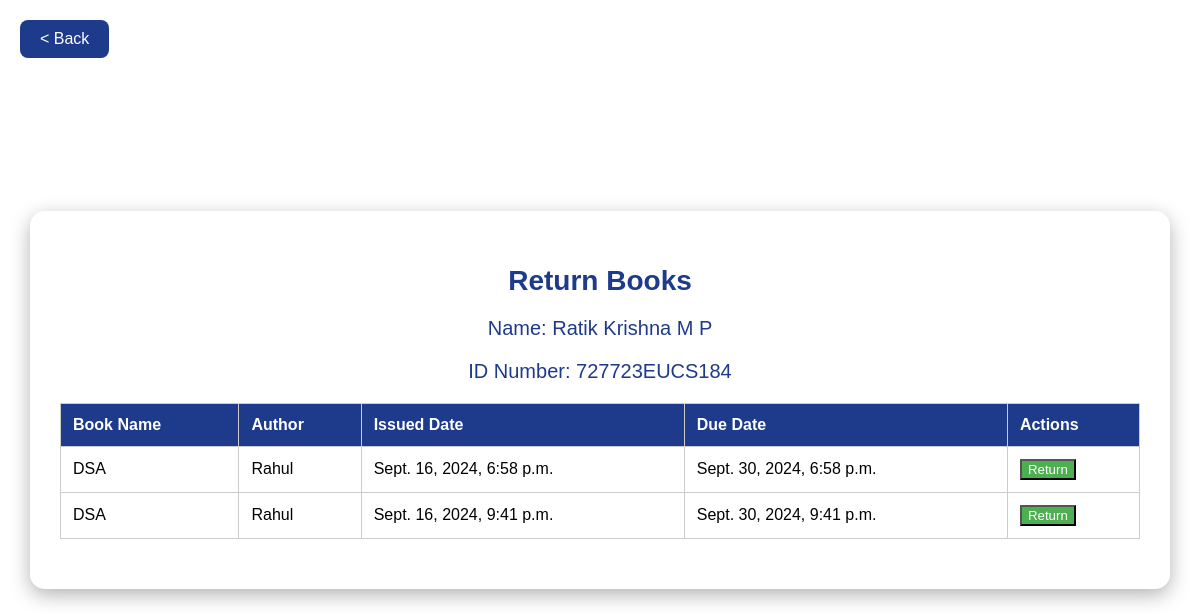
/Library/return/ (signed in), run on an earlier commit of the app's database.
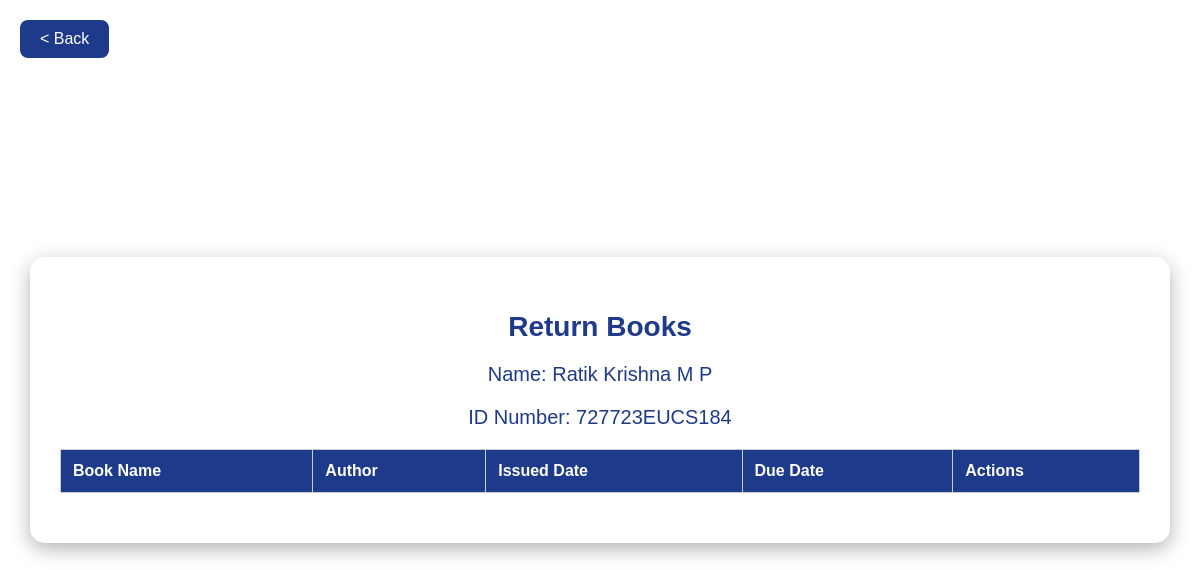
And on a later commit of the database.
### LibMS/models.py (models this page shows, shortened)
class BookIssue(models.Model):
    faculty = models.ForeignKey(Faculty, on_delete=models.CASCADE)
    book = models.ForeignKey(Book, on_delete=models.CASCADE)
    issue_date = models.DateTimeField(default=timezone.now)
    due_date = models.DateTimeField()  # You can set this dynamically based on borrowing policies

class Book(models.Model):
    book_id = models.CharField(max_length=10, primary_key=True)
    book_name = models.CharField(max_length=200)
    author = models.CharField(max_length=200)
    count = models.IntegerField()
    rack = models.CharField(max_length=50)
    shelf = models.CharField(max_length=50)

### LibMS/views.py (the view)
# urls.py: path('return/', return_books, name='return_books'),
def return_books(request):
    faculty_id = request.session.get('faculty_id', None)
    faculty_name = request.session.get('faculty_name', None)
    if faculty_id is None:
        return redirect('index')
    try:
        faculty = Faculty.objects.get(id_number=faculty_id)
        issued_books = BookIssue.objects.filter(faculty=faculty)
        context = {
            'faculty_name': faculty.name,
            'faculty_id': faculty.id_number,
            'issued_books': issued_books,
        }
        return render(request, 'return.html', context)
    except Faculty.DoesNotExist:
        return redirect('index')

### Frontend/Templates/return.html (shortened to what this page needs)
<!DOCTYPE html>
<html lang="en">
<head>
</head>
<body>
    <a href="{% url 'fpage' %}" class="back-btn"> &lt; Back </a>
    <div class="return-container">
        <h2>Return Books</h2>
        <div class="faculty-info">
            <p>Name: {{ faculty_name }}</p>
            <p>ID Number: {{ faculty_id }}</p>
        </div>
        <table>
            <thead>
                <tr>
                    <th>Book Name</th>
                    <th>Author</th>
                    <th>Issued Date</th>
                    <th>Due Date</th>
                    <th>Actions</th>
                </tr>
            </thead>
            <tbody>
                {% for issued in issued_books %}
                <tr>
                    <td>{{ issued.book.book_name }}</td>
                    <td>{{ issued.book.author }}</td>
                    <td>{{ issued.issue_date }}</td>
                    <td>{{ issued.due_date }}</td>
                    <td>
                        <form class="return-form" action="{% url 'return_book' issued.book.book_id %}" method="POST">
                            <button class="return-btn" type="submit">Return</button>
                        </form>
                    </td>
                </tr>
                {% endfor %}
            </tbody>
        </table>
    </div>
</body>
</html>

What changed in the data, as far as the page shows it:
removed BookIssue: book.book_name "DSA", book.author "Rahul", issue_date "Sept. 16, 2024, 6:58 p.m.", due_date "Sept. 30, 2024, 6:58 p.m."
removed BookIssue: book.book_name "DSA", book.author "Rahul", issue_date "Sept. 16, 2024, 9:41 p.m.", due_date "Sept. 30, 2024, 9:41 p.m."
